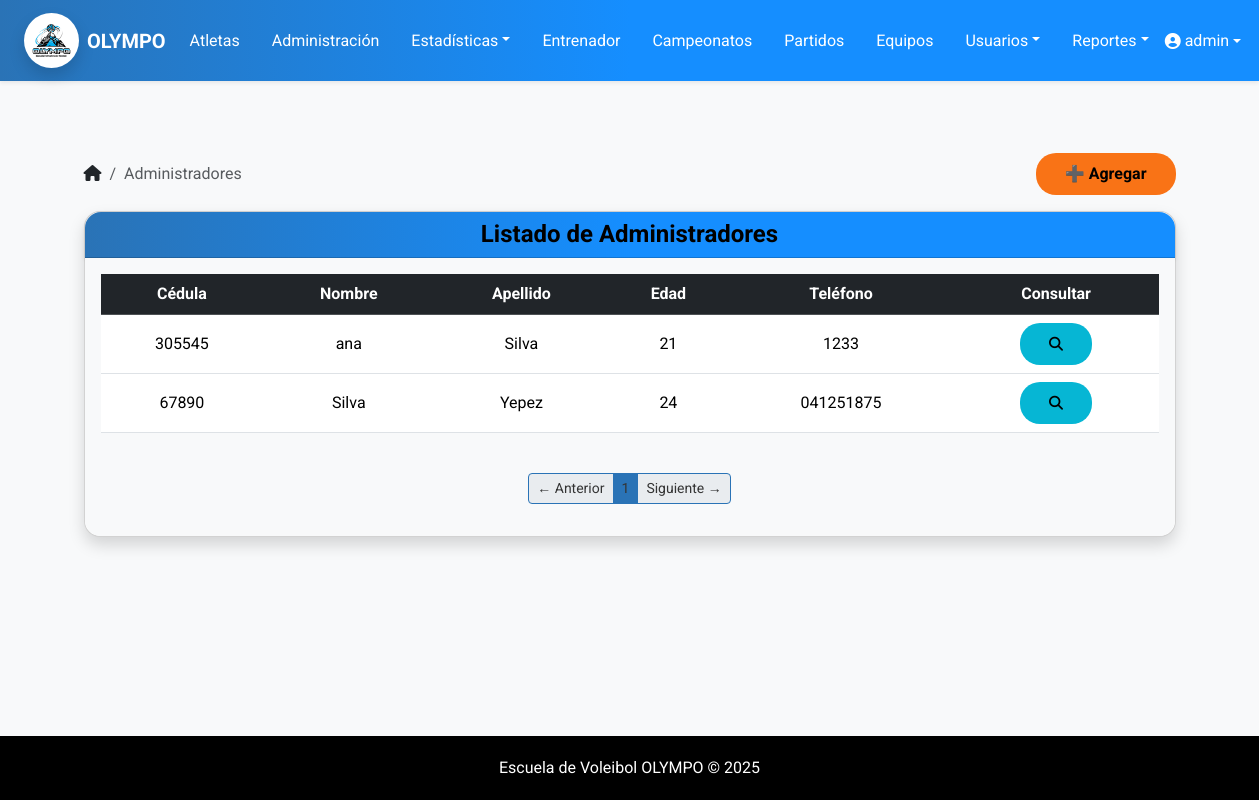
Page /atletas/administradores/ (signed in) on the committed database.
### atletas/models.py (models this page shows, shortened)
class Administrador(models.Model):
    usuario = models.OneToOneField(User, on_delete=models.CASCADE, related_name="administrador")
    nombre = models.CharField(max_length=100)
    apellido = models.CharField(max_length=100)
    cedula = models.CharField(max_length=20, unique=True)
    fecha_nacimiento = models.DateField()
    telefono = models.CharField(max_length=20, blank=True, null=True)
    @property
    def edad(self):
        today = date.today()
        return today.year - self.fecha_nacimiento.year - (
            (today.month, today.day) < (self.fecha_nacimiento.month, self.fecha_nacimiento.day)
        )

### atletas/views.py (the view)
# urls.py: path("administradores/", views.lista_administradores, name="lista_administradores"),
@user_passes_test(es_admin)
def lista_administradores(request):
    administradores = Administrador.objects.all().order_by("apellido")
    paginator = Paginator(administradores, 8)  # 5 admins por página
    page_number = request.GET.get("page")
    page_obj = paginator.get_page(page_number)
    return render(request, "administradores/lista.html", {
        "page_obj": page_obj,
        "administradores": page_obj.object_list
    })

### atletas/context_processors.py (called while the page is built)
def role_flags(request):
    u = request.user
    atleta_id = None
    if u.is_authenticated and es_atleta(u):  # ✅ propiedad
        if hasattr(u, "atleta"):
            atleta_id = u.atleta.id
    return {
        "is_admin": es_admin(u),
        "is_trainer": es_entrenador(u),
        "is_athlete": es_atleta(u),
        "atleta_id": atleta_id,
    }

### atletas/utils/roles.py (called while the page is built)
def es_admin(user):
    return user.is_authenticated and (user.is_superuser or user.groups.filter(name='Administrador').exists())

def es_entrenador(user):
    return user.is_authenticated and (
        user.groups.filter(name='Entrenador').exists() or hasattr(user, 'entrenador')
    )

def es_atleta(user):
    return user.is_authenticated and hasattr(user, 'atleta')  # por la OneToOne

### templates/administradores/lista.html
{% extends "base.html" %}
{% block content %}
<div class="container mt-4">
  <div class="d-flex justify-content-between align-items-center mb-3">
    <nav aria-label="breadcrumb" class="mb-0">
      <ol class="breadcrumb mb-0">
        <li class="breadcrumb-item">
          <a href="{% url 'menu_principal' %}" class="text-dark">
            <i class="fa-solid fa-house"></i>
          </a>
        </li>
        <li class="breadcrumb-item active" aria-current="page">Administradores</li>
      </ol>
    </nav>
    <a href="{% url 'agregar_administrador' %}" class="btn" style="background: #f97316;">
      ➕ Agregar
    </a>
  </div>
  <div class="card shadow rounded-4">
    <div class="card-header bg-dark text-white text-center rounded-top-4">
      <h4 class="mb-0">Listado de Administradores</h4>
    </div>
    <div class="card-body bg-light rounded-bottom-4">
      {% if administradores %}
        <div class="table-responsive">
          <table class="table table-hover align-middle text-center">
            <thead class="table-dark">
              <tr>
                <th>Cédula</th>
                <th>Nombre</th>
                <th>Apellido</th>
                <th>Edad</th>
                <th>Teléfono</th>
                <th>Consultar</th>
              </tr>
            </thead>
            <tbody>
              {% for admin in administradores %}
              <tr>
                <td>{{ admin.cedula }}</td>
                <td>{{ admin.nombre }}</td>
                <td>{{ admin.apellido }}</td>
                <td>{{ admin.edad }}</td>
                <td>{{ admin.telefono }}</td>
                <td>
                  <a href="{% url 'detalle_administrador' admin.id %}"
                     class="btn btn-sm" style="background:#06b6d4">
                    <i class="fa-solid fa-magnifying-glass"></i>
                  </a>
                </td>
              </tr>
              {% endfor %}
            </tbody>
          </table>
        </div>
      {% else %}
        <div class="alert alert-info text-center">No hay administradores registrados.</div>
      {% endif %}
      <div class="d-flex justify-content-center mt-4">
        <nav>
          <ul class="pagination pagination-sm">
            {% if page_obj.has_previous %}
              <li class="page-item"><a class="page-link" href="?page={{ page_obj.previous_page_number }}">← Anterior</a></li>
            {% else %}
              <li class="page-item disabled"><span class="page-link">← Anterior</span></li>
            {% endif %}
            {% for num in page_obj.paginator.page_range %}
              {% if page_obj.number == num %}
                <li class="page-item active"><span class="page-link">{{ num }}</span></li>
              {% else %}
                <li class="page-item"><a class="page-link" href="?page={{ num }}">{{ num }}</a></li>
              {% endif %}
            {% endfor %}
            {% if page_obj.has_next %}
              <li class="page-item"><a class="page-link" href="?page={{ page_obj.next_page_number }}">Siguiente →</a></li>
            {% else %}
              <li class="page-item disabled"><span class="page-link">Siguiente →</span></li>
            {% endif %}
          </ul>
        </nav>
      </div>
    </div>
  </div>
</div>
{% endblock %}

### templates/base.html (shortened to what this page needs)
<!DOCTYPE html>
{% load static %}
<html lang="es">
<head>
    <link href="https://cdn.jsdelivr.net/npm/bootstrap@5.3.3/dist/css/bootstrap.min.css" rel="stylesheet">
    <link rel="stylesheet" href="https://cdnjs.cloudflare.com/ajax/libs/font-awesome/6.5.0/css/all.min.css">
    <link rel="stylesheet" href="{% static 'css/estilos.css' %}">
</head>
<body>
    <nav class="navbar navbar-expand-lg bg-escovol navbar-dark shadow-sm">
        <div class="container-fluid px-4">
            <a class="navbar-brand d-flex align-items-center">
                <img src="{% static 'img/logo-olympo.jpeg' %}" alt="Logo Olympo" width="55" height="55" class="me-2 rounded-circle shadow">
                <span class="fw-bold text-white">OLYMPO</span>
            </a>
            <div class="collapse navbar-collapse justify-content-between" id="navbarMenu">
                <ul class="navbar-nav mx-auto gap-3">
                    {% if is_admin or is_trainer %}
                        <li class="nav-item"><a class="nav-link text-white" href="{% url 'lista_atletas' %}">Atletas</a></li>
                        <li class="nav-item"><a class="nav-link text-white" href="{% url 'administracion' %}">Administración</a></li>
                        <li class="nav-item dropdown">
                            <a class="nav-link dropdown-toggle text-white" href="#" data-bs-toggle="dropdown">Estadísticas</a>
                        </li>
                        <li class="nav-item"><a class="nav-link text-white" href="{% url 'lista_entrenadores' %}">Entrenador</a></li>
                        <li class="nav-item"><a class="nav-link text-white" href="{% url 'lista_campeonatos' %}">Campeonatos</a></li>
                        <li class="nav-item"><a class="nav-link text-white" href="{% url 'lista_partidos' %}">Partidos</a></li>
                        <li class="nav-item"><a class="nav-link text-white" href="{% url 'listar_equipos' %}">Equipos</a></li>
                        {% if is_admin %}
                            <li class="nav-item dropdown">
                                <a class="nav-link dropdown-toggle text-white" href="#" data-bs-toggle="dropdown">Usuarios</a>
                            </li>
                        {% endif %}
                        <li class="nav-item dropdown">
                            <a class="nav-link dropdown-toggle text-white" href="#" data-bs-toggle="dropdown">Reportes</a>
                        </li>
                    {% endif %}
                </ul>
                <ul class="navbar-nav">
                    {% if user.is_authenticated %}
                        <li class="nav-item dropdown">
                            <a class="nav-link dropdown-toggle d-flex align-items-center text-white" href="#" role="button" data-bs-toggle="dropdown">
                                <i class="fa-solid fa-user-circle me-1"></i>
                                {{ user.get_full_name|default:user.username }}
                            </a>
                        </li>
                    {% else %}
                        <li class="nav-item">
                            <a class="nav-link text-white fw-semibold" href="{% url 'login' %}">
                                <i class="fas fa-sign-in-alt me-1"></i> Iniciar sesión
                            </a>
                        </li>
                    {% endif %}
                </ul>
            </div>
        </div>
    </nav>
    <main class="container py-5">
        {% block content %}{% endblock %}
    </main>
    <footer>
        Escuela de Voleibol OLYMPO © {{ year|default:2025 }}
    </footer>
</body>
</html>

### static/css/estilos.css (style rules this page uses)
.card-header { background: linear-gradient(to right, #1A4B7D, #2A73B6, #5C9DCC); color: #f8f4f4 !important; box-shadow: 0 2px 4px rgba(0, 0, 0, 0.1); }
.card-header h4 { font-weight: bold; }
.btn-success, .btn-danger, .btn-warning, .btn-secondary, .btn-info, .btn-primary, .btn { padding: 8px 28px; border-radius: 20px; line-height: 24px; font-weight: bold; color: black; }
.pagination .page-link { color: #343434; }
.pagination .page-item.active .page-link { background-color: #2A73B6; border-color: #2A73B6; }
.pagination .page-item .page-link { border-color: #2A73B6; }

### templates/base.html (style rules this page uses)
html, body { height: 100%; margin: 0; display: flex; flex-direction: column; }
main { flex: 1; }
body { font-family: 'Roboto', sans-serif; background-color: #f8f9fa; color: #212529; }
.navbar-brand { font-weight: bold; color: #070303 !important; }
.bg-escovol { background: linear-gradient(to right, #2A73B6, #158EFF, #158EFF); }
footer { margin-top: 40px; padding: 20px 0; background-color: #000000; color: white; text-align: center; }
.card-header { background: linear-gradient(to right, #2A73B6, #158EFF, #158EFF); color: #000000 !important; box-shadow: 0 2px 4px rgba(0, 0, 0, 0.1); }
.pagination .page-link { color: #343434; }
.pagination .page-item.active .page-link { background-color: #2A73B6; border-color: #2A73B6; }
.pagination .page-item .page-link { border-color: #2A73B6; }

### rows in the picture
Administrador: cedula "305545", nombre "ana", apellido "Silva", edad "21", telefono "1233"
Administrador: cedula "67890", nombre "Silva", apellido "Yepez", edad "24", telefono "041251875"

### other values in the picture
{{ user.get_full_name|default:user.username }} "admin"
{{ num }} "1"
{{ year|default:2025 }} "2025"
